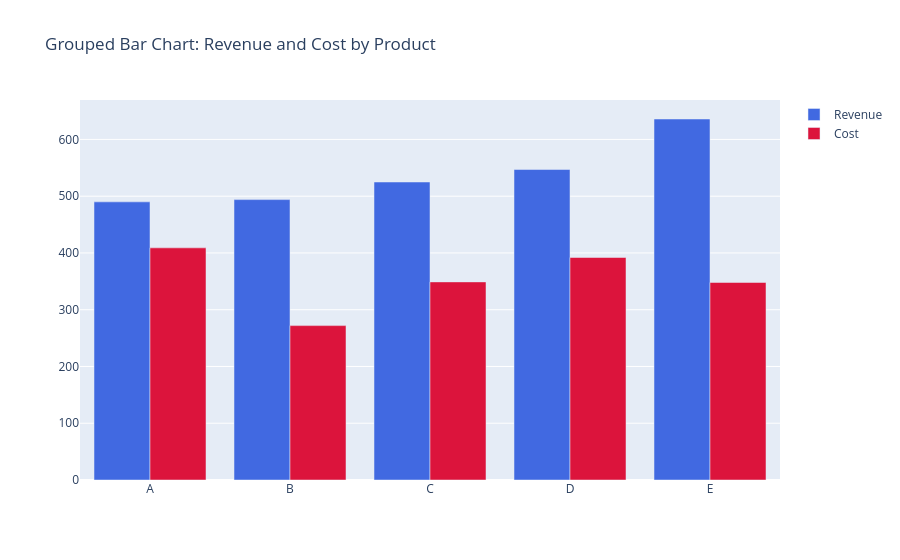
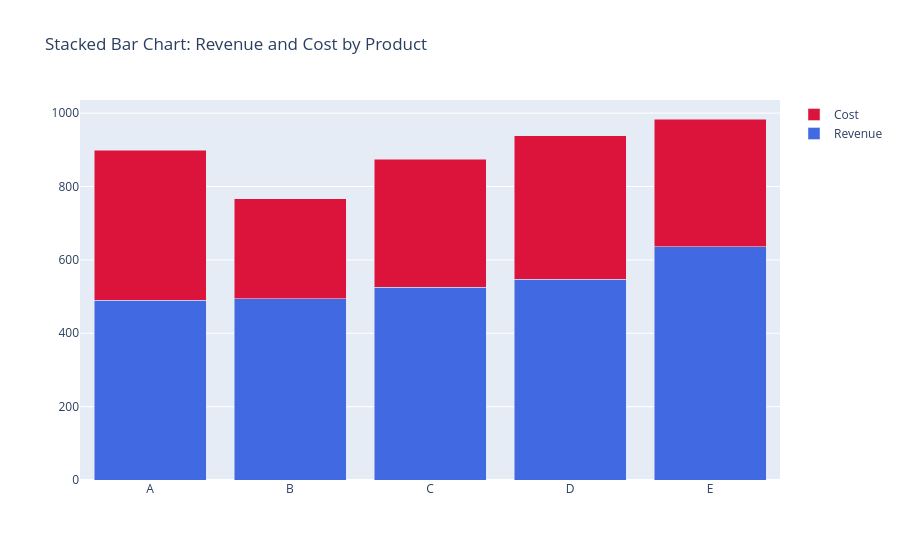
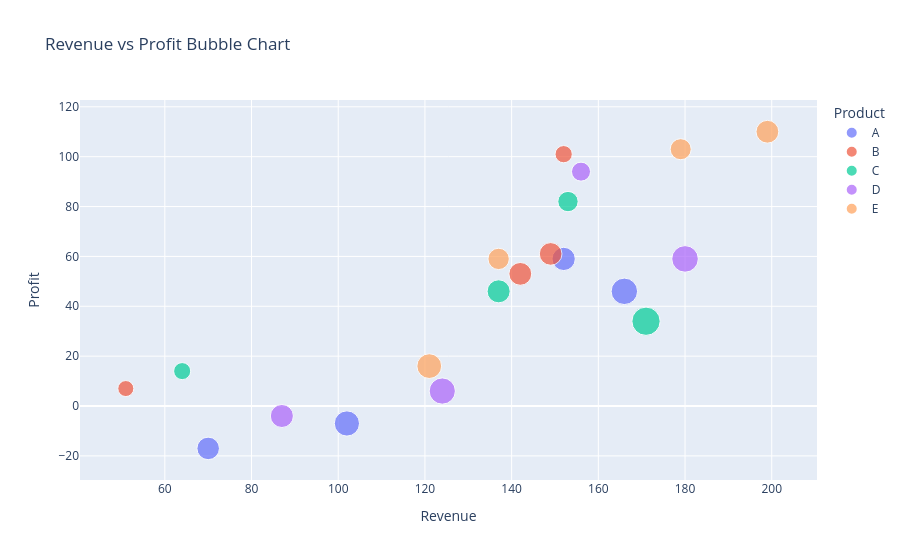
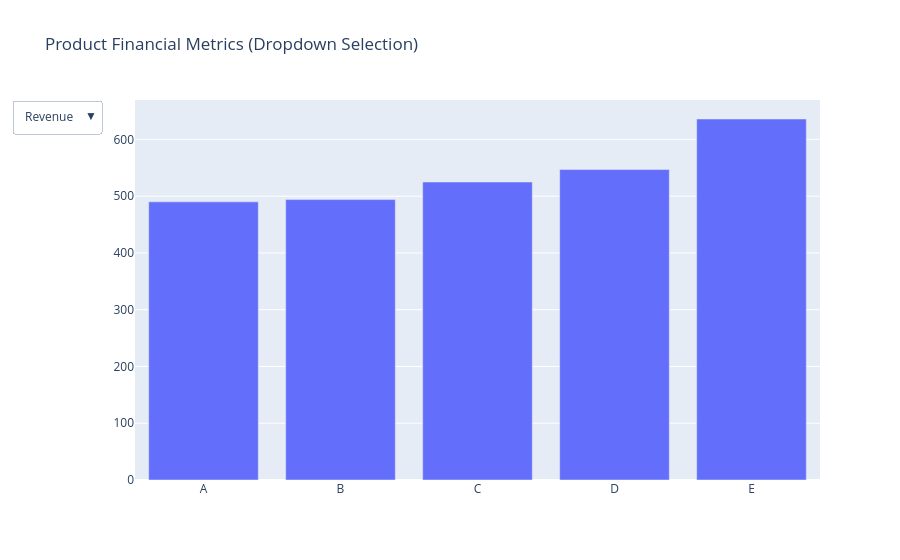

The cell these charts' notebook holds for them, in order:
### Markdown cell above
##Q9. Plotly -- Graph Objects, 3D Plots & Controls
Perform the following tasks:

• Create a grouped bar chart showing Revenue and Cost side by side for each Product. Use appropriate colors and add a title.

• Create a stacked bar chart of the same Revenue and Cost data. Ensure the total height of each bar represents the sum.

• Create a bubble chart where the x-axis shows Revenue, the y-axis shows Profit, bubble size represents Cost, and bubble color represents Product.

• Add interactive dropdown buttons that allow the user to toggle the bar chart between showing Revenue, Cost, or Profit values.

• Create a 3D scatter plot with Revenue on the x-axis, Cost on the y-axis, and Profit on the z-axis. Color points by Product and label all three axes.

• Create an interactive table displaying the first 10 rows of the dataframe with formatted column headers.

### Code cell
import plotly.graph_objects as go
import plotly.express as px
import pandas as pd
import numpy as np

np.random.seed(42)
df = pd.DataFrame({
    'Product': ['A', 'B', 'C', 'D', 'E'] * 4,
    'Quarter': ['Q1', 'Q2', 'Q3', 'Q4'] * 5,
    'Revenue': np.random.randint(50, 200, 20),
    'Cost': np.random.randint(30, 150, 20)
})
df['Profit'] = df['Revenue'] - df['Cost']

prod_df = df.groupby('Product', as_index=False)[['Revenue', 'Cost', 'Profit']].sum()

# 1. Grouped bar chart: Revenue and Cost side by side for each Product
fig1 = go.Figure(data=[
    go.Bar(name='Revenue', x=prod_df['Product'], y=prod_df['Revenue'], marker_color='royalblue'),
    go.Bar(name='Cost', x=prod_df['Product'], y=prod_df['Cost'], marker_color='crimson')
])
fig1.update_layout(barmode='group', title='Grouped Bar Chart: Revenue and Cost by Product')
fig1.show()

# 2. Stacked bar chart of Revenue and Cost
fig2 = go.Figure(data=[
    go.Bar(name='Revenue', x=prod_df['Product'], y=prod_df['Revenue'], marker_color='royalblue'),
    go.Bar(name='Cost', x=prod_df['Product'], y=prod_df['Cost'], marker_color='crimson')
])
fig2.update_layout(barmode='stack', title='Stacked Bar Chart: Revenue and Cost by Product')
fig2.show()

# 3. Bubble chart (x=Revenue, y=Profit, size=Cost, color=Product)
fig3 = px.scatter(df, x='Revenue', y='Profit', size='Cost', color='Product', title='Revenue vs Profit Bubble Chart')
fig3.show()

# 4. Interactive dropdown buttons to toggle bar chart between Revenue, Cost, or Profit
fig4 = go.Figure()
fig4.add_trace(go.Bar(x=prod_df['Product'], y=prod_df['Revenue'], name='Revenue', visible=True))
fig4.add_trace(go.Bar(x=prod_df['Product'], y=prod_df['Cost'], name='Cost', visible=False))
fig4.add_trace(go.Bar(x=prod_df['Product'], y=prod_df['Profit'], name='Profit', visible=False))

fig4.update_layout(
    title='Product Financial Metrics (Dropdown Selection)',
    updatemenus=[{
        'buttons': [
            {'label': 'Revenue', 'method': 'update', 'args': [{'visible': [True, False, False]}, {'title': 'Product Revenue'}]},
            {'label': 'Cost', 'method': 'update', 'args': [{'visible': [False, True, False]}, {'title': 'Product Cost'}]},
            {'label': 'Profit', 'method': 'update', 'args': [{'visible': [False, False, True]}, {'title': 'Product Profit'}]}
        ],
        'direction': 'down',
        'showactive': True
    }]
)
fig4.show()

# 5. 3D scatter plot (Revenue on x, Cost on y, Profit on z, color Product)
fig5 = px.scatter_3d(df, x='Revenue', y='Cost', z='Profit', color='Product', title='3D Scatter Plot: Revenue vs Cost vs Profit')
fig5.show()

# 6. Interactive table displaying first 10 rows
fig6 = go.Figure(data=[go.Table(
    header=dict(values=list(df.columns), fill_color='paleturquoise', align='left'),
    cells=dict(values=[df[col].iloc[:10] for col in df.columns], fill_color='lavender', align='left')
)])
fig6.update_layout(title='First 10 Rows of Product Data')
fig6.show()

### Figure 1 — Plotly figure (JSON) as saved in the notebook; plotly's stock layout.template omitted (floating-point values rounded to 4 significant figures)
{"data": [{"marker": {"color": "royalblue"}, "name": "Revenue", "type": "bar", "x": ["A", "B", "C", "D", "E"], "y": [490, 494, 525, 547, 636]}, {"marker": {"color": "crimson"}, "name": "Cost", "type": "bar", "x": ["A", "B", "C", "D", "E"], "y": [409, 272, 349, 392, 348]}], "layout": {"barmode": "group", "title": {"text": "Grouped Bar Chart: Revenue and Cost by Product"}}}

### Figure 2 — Plotly figure (JSON) as saved in the notebook; plotly's stock layout.template omitted (floating-point values rounded to 4 significant figures)
{"data": [{"marker": {"color": "royalblue"}, "name": "Revenue", "type": "bar", "x": ["A", "B", "C", "D", "E"], "y": [490, 494, 525, 547, 636]}, {"marker": {"color": "crimson"}, "name": "Cost", "type": "bar", "x": ["A", "B", "C", "D", "E"], "y": [409, 272, 349, 392, 348]}], "layout": {"barmode": "stack", "title": {"text": "Stacked Bar Chart: Revenue and Cost by Product"}}}

### Figure 3 — Plotly figure (JSON) as saved in the notebook; plotly's stock layout.template omitted (floating-point values rounded to 4 significant figures)
{"data": [{"hovertemplate": "Product=A<br>Revenue=%{x}<br>Profit=%{y}<br>Cost=%{marker.size}<extra></extra>", "legendgroup": "A", "marker": {"color": "#636efa", "size": [93, 87, 120, 109], "sizemode": "area", "sizeref": 0.3425, "symbol": "circle"}, "mode": "markers", "name": "A", "orientation": "v", "showlegend": true, "type": "scatter", "x": [152, 70, 166, 102], "xaxis": "x", "y": [59, -17, 46, -7], "yaxis": "y"}, {"hovertemplate": "Product=B<br>Revenue=%{x}<br>Profit=%{y}<br>Cost=%{marker.size}<extra></extra>", "legendgroup": "B", "marker": {"color": "#EF553B", "size": [89, 51, 88, 44], "sizemode": "area", "sizeref": 0.3425, "symbol": "circle"}, "mode": "markers", "name": "B", "orientation": "v", "showlegend": true, "type": "scatter", "x": [142, 152, 149, 51], "xaxis": "x", "y": [53, 101, 61, 7], "yaxis": "y"}, {"hovertemplate": "Product=C<br>Revenue=%{x}<br>Profit=%{y}<br>Cost=%{marker.size}<extra></extra>", "legendgroup": "C", "marker": {"color": "#00cc96", "size": [50, 137, 71, 91], "sizemode": "area", "sizeref": 0.3425, "symbol": "circle"}, "mode": "markers", "name": "C", "orientation": "v", "showlegend": true, "type": "scatter", "x": [64, 171, 153, 137], "xaxis": "x", "y": [14, 34, 82, 46], "yaxis": "y"}, {"hovertemplate": "Product=D<br>Revenue=%{x}<br>Profit=%{y}<br>Cost=%{marker.size}<extra></extra>", "legendgroup": "D", "marker": {"color": "#ab63fa", "size": [62, 118, 121, 91], "sizemode": "area", "sizeref": 0.3425, "symbol": "circle"}, "mode": "markers", "name": "D", "orientation": "v", "showlegend": true, "type": "scatter", "x": [156, 124, 180, 87], "xaxis": "x", "y": [94, 6, 59, -4], "yaxis": "y"}, {"hovertemplate": "Product=E<br>Revenue=%{x}<br>Profit=%{y}<br>Cost=%{marker.size}<extra></extra>", "legendgroup": "E", "marker": {"color": "#FFA15A", "size": [105, 78, 89, 76], "sizemode": "area", "sizeref": 0.3425, "symbol": "circle"}, "mode": "markers", "name": "E", "orientation": "v", "showlegend": true, "type": "scatter", "x": [121, 137, 199, 179], "xaxis": "x", "y": [16, 59, 110, 103], "yaxis": "y"}], "layout": {"legend": {"itemsizing": "constant", "title": {"text": "Product"}, "tracegroupgap": 0}, "title": {"text": "Revenue vs Profit Bubble Chart"}, "xaxis": {"anchor": "y", "domain": [0.0, 1.0], "title": {"text": "Revenue"}}, "yaxis": {"anchor": "x", "domain": [0.0, 1.0], "title": {"text": "Profit"}}}}

### Figure 4 — Plotly figure (JSON) as saved in the notebook; plotly's stock layout.template omitted (floating-point values rounded to 4 significant figures)
{"data": [{"name": "Revenue", "type": "bar", "visible": true, "x": ["A", "B", "C", "D", "E"], "y": [490, 494, 525, 547, 636]}, {"name": "Cost", "type": "bar", "visible": false, "x": ["A", "B", "C", "D", "E"], "y": [409, 272, 349, 392, 348]}, {"name": "Profit", "type": "bar", "visible": false, "x": ["A", "B", "C", "D", "E"], "y": [81, 222, 176, 155, 288]}], "layout": {"title": {"text": "Product Financial Metrics (Dropdown Selection)"}, "updatemenus": [{"buttons": [{"args": [{"visible": [true, false, false]}, {"title": "Product Revenue"}], "label": "Revenue", "method": "update"}, {"args": [{"visible": [false, true, false]}, {"title": "Product Cost"}], "label": "Cost", "method": "update"}, {"args": [{"visible": [false, false, true]}, {"title": "Product Profit"}], "label": "Profit", "method": "update"}], "direction": "down", "showactive": true}]}}
